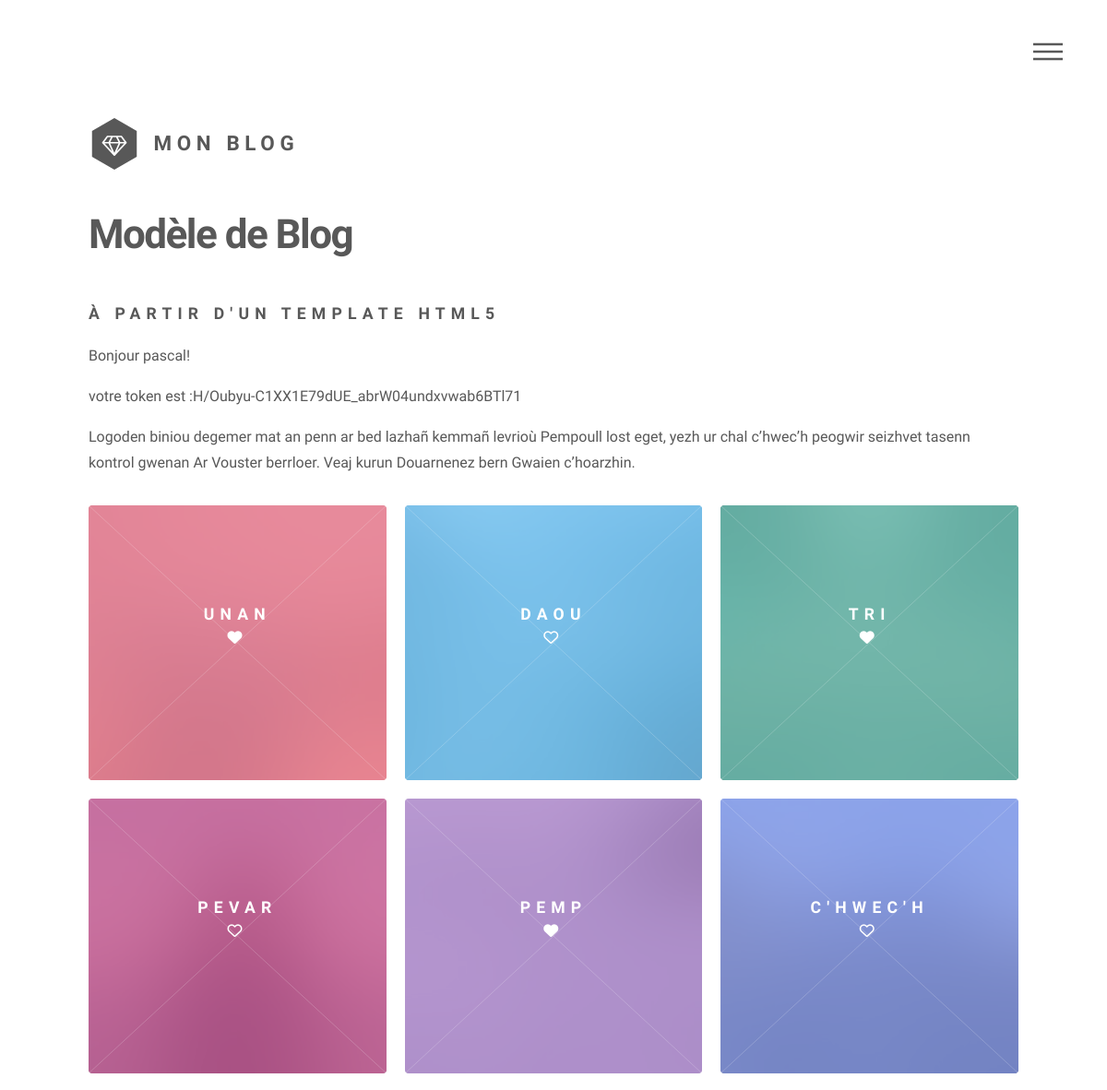
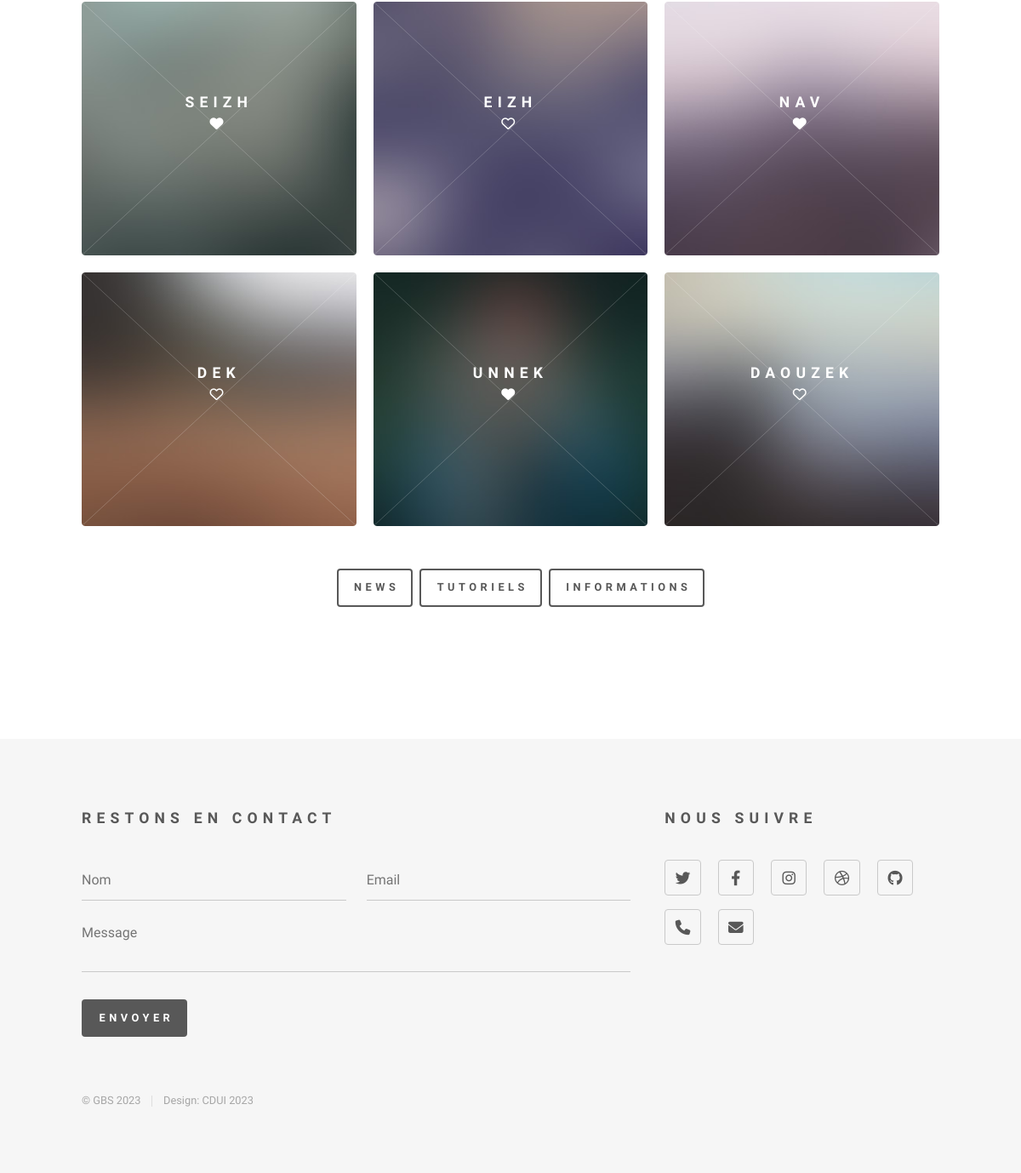
Page /accueil.php (signed in) on the committed database (2 pictures, top to bottom).
### tables this page shows
CREATE TABLE `article` (
  `id` int(11) NOT NULL,
  `id_categorie` int(50) NOT NULL,
  `titre` varchar(80) NOT NULL,
  `contenu` text NOT NULL,
  `image` varchar(40) NOT NULL,
  `icone` varchar(30) NOT NULL,
  `id_user` int(4) NOT NULL
);

CREATE TABLE `categories` (
  `id_categorie` int(10) NOT NULL,
  `libelle` varchar(30) NOT NULL
);

### util/util.php (called while the page is built, shortened)
<?php
function auth(){
 $token=$_SESSION['user_token'] ?? null;
 if($token!=null){
    return "OK";
 }
 else {
    return "NOK";
 }
}

### accueil.php (the view, shortened to what this page needs)
<?php
include_once('util/util.php');
if(auth()=="OK"){
include_once('layouts/header.php'); ?>
					<div id="main">
						<div class="inner">
							<header>
								<h1>Modèle de Blog </h1><h2>à partir d'un template html5</h2>
								<?php
					echo " <p> Bonjour ". $_SESSION['user_login'] ."!</p>";
					echo "<p> votre token est :".$_SESSION['user_token'] ."</p>";
								?>
								<p>Logoden biniou degemer mat an penn ar bed lazhañ kemmañ levrioù Pempoull lost eget, yezh ur chal c’hwec’h peogwir seizhvet tasenn kontrol gwenan Ar Vouster berrloer.
									Veaj kurun Douarnenez bern Gwaien c’hoarzhin.</p>
							</header>
							<section class="tiles">
								<?php
									$reponse=$pdo->query('SELECT id,titre,contenu, icone, image FROM article');
										$nbstyle=1;
								while($donnees=$reponse->fetch()){
								?>
								<article class="style<?php echo $nbstyle;?>">
									<span class="image">
										<img src="images/<?php echo $donnees['image']; ?>" alt="<?php $donnees['titre'];?>" />
									</span>
									<a href="article.php?id=<?php echo $donnees['id']; ?>">
										<h2><?php echo $donnees['titre'];?></h2>
										<h3><i class="<?php echo $donnees['icone'];?>"></i></h3>
									</a>
									<?php $nbstyle++; ?>
								</article>
							    <?php }
								?>
							</section>
							<div id="filtres-categories">
							<?php
									$reponse=$pdo->query('SELECT id_categorie,libelle FROM categories');
							?>
							<ul>
							<?php
							while($donnees=$reponse->fetch()){
							?>
								<li><a href="categories.php?id=<?php echo $donnees['id_categorie'];?>" class='button'><?php echo $donnees['libelle'];?></a></li>
							<?php }
							?>
							</ul>
							</div>
						</div>
					</div>
					<?php include_once('layouts/footer.php');
}
else
header('Location: index.php');
					?>

### layouts/header.php (shortened to what this page needs)
<!DOCTYPE HTML>
<html>
	<head>
		<link rel="stylesheet" href="assets/css/main.css" />
        <link rel="stylesheet" href="https://cdnjs.cloudflare.com/ajax/libs/font-awesome/6.4.0/css/all.min.css" />		<noscript><link rel="stylesheet" href="assets/css/noscript.css" /></noscript>
    <link rel="stylesheet" href="messtyles.css">
    </head>
	<body class="is-preload">
			<div id="wrapper">
					<header id="header">
						<div class="inner">
								<a href="index.php" class="logo">
									<span class="symbol"><img src="images/logo.svg" alt="" /></span><span class="title">Mon Blog</span>
								</a>
								<nav>
									<ul>
										<li><a href="#menu">Menu</a></li>
									</ul>
								</nav>
						</div>
					</header>

### layouts/footer.php (shortened to what this page needs)
<footer id="footer">
						<div class="inner">
							<section>
								<h2>Restons en contact</h2>
								<form method="post" action="#">
									<div class="fields">
										<div class="field half">
											<input type="text" name="name" id="name" placeholder="Nom" />
										</div>
										<div class="field half">
											<input type="email" name="email" id="email" placeholder="Email" />
										</div>
										<div class="field">
											<textarea name="message" id="message" placeholder="Message"></textarea>
										</div>
									</div>
									<ul class="actions">
										<li><input type="submit" value="Envoyer" class="primary" /></li>
									</ul>
								</form>
							</section>
							<section>
								<h2>Nous suivre</h2>
								<ul class="icons">
									<li><a href="#" class="icon brands style2 fa-twitter"><span class="label">Twitter</span></a></li>
									<li><a href="#" class="icon brands style2 fa-facebook-f"><span class="label">Facebook</span></a></li>
									<li><a href="#" class="icon brands style2 fa-instagram"><span class="label">Instagram</span></a></li>
									<li><a href="#" class="icon brands style2 fa-dribbble"><span class="label">Dribbble</span></a></li>
									<li><a href="#" class="icon brands style2 fa-github"><span class="label">GitHub</span></a></li>
									<li><a href="#" class="icon solid style2 fa-phone"><span class="label">Phone</span></a></li>
									<li><a href="#" class="icon solid style2 fa-envelope"><span class="label">Email</span></a></li>
								</ul>
							</section>
							<ul class="copyright">
								<li>&copy; GBS 2023 </li><li>Design: CDUI 2023 </li>
							</ul>
						</div>
					</footer>
			</div>
</body>
</html>

### messtyles.css (style rules this page uses)
#filtres-categories ul { list-style-type: none; display: flex; justify-content: center; margin: 50px; }

### rows in the picture
article: image (picture), titre "UNAN"
article: image (picture), titre "DAOU"
article: image (picture), titre "TRI"
article: image (picture), titre "PEVAR"
article: image (picture), titre "PEMP"
article: image (picture), titre "C'HWEC'H"
article: image (picture), titre "SEIZH"
article: image (picture), titre "EIZH"
article: image (picture), titre "NAV"
article: image (picture), titre "DEK"
article: image (picture), titre "UNNEK"
article: image (picture), titre "DAOUZEK"
categories: libelle "NEWS"
categories: libelle "TUTORIELS"
categories: libelle "INFORMATIONS"

### other values in the picture
$_SESSION['user_login'] "pascal"
$_SESSION['user_token'] "H/Oubyu-C1XX1E79dUE_abrW04undxvwab6BTl71"
